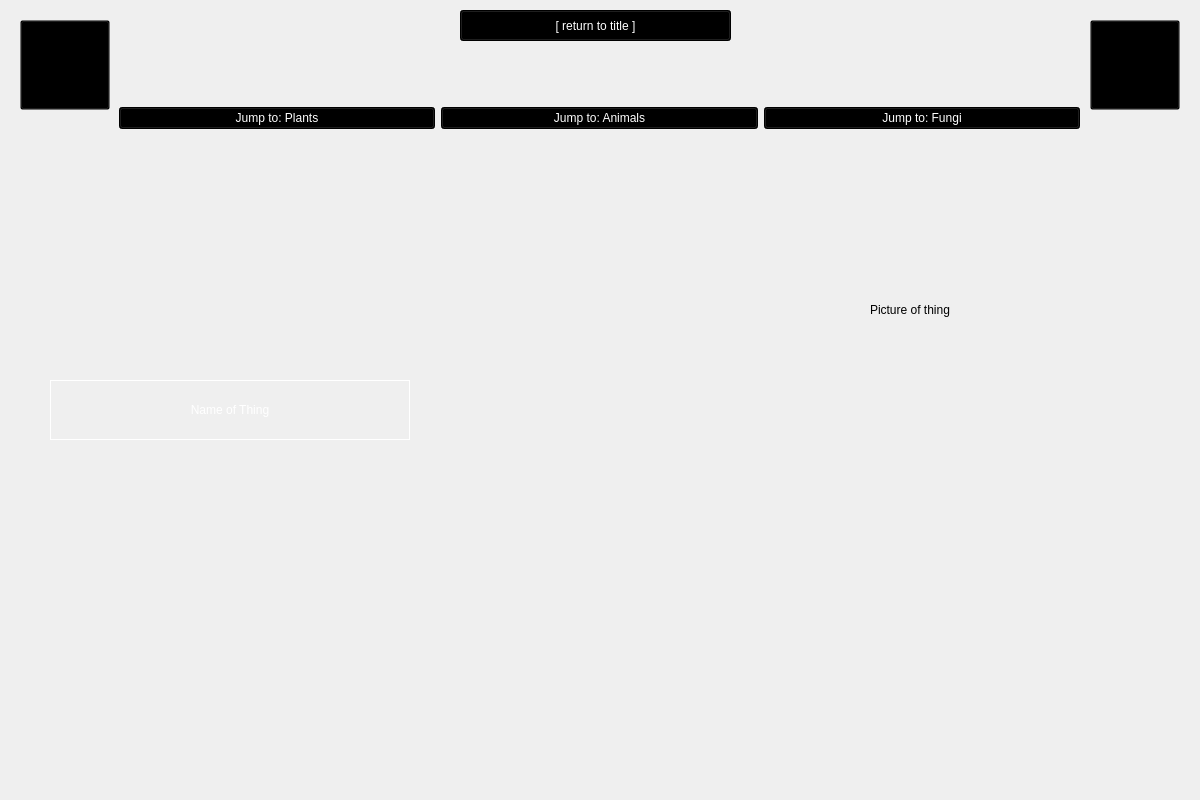
<?xml version="1.0" encoding="UTF-8"?>
<ui version="4.0">
 <class>bestiaryWindow</class>
 <widget class="QWidget" name="bestiaryWindow">
  <property name="geometry">
   <rect>
    <x>0</x>
    <y>0</y>
    <width>1200</width>
    <height>800</height>
   </rect>
  </property>
  <property name="minimumSize">
   <size>
    <width>1200</width>
    <height>800</height>
   </size>
  </property>
  <property name="maximumSize">
   <size>
    <width>1200</width>
    <height>800</height>
   </size>
  </property>
  <property name="windowTitle">
   <string>Learning: The Bestiary</string>
  </property>
  <widget class="QPushButton" name="prevButton">
   <property name="geometry">
    <rect>
     <x>20</x>
     <y>20</y>
     <width>90</width>
     <height>90</height>
    </rect>
   </property>
   <property name="styleSheet">
    <string notr="true">QPushButton:enabled{
	background-color: rgba(0, 0, 0,0);
	color: rgb(255, 255, 255);
}
QPushButton:!enabled {
	background-color: rgba(60,60,60,0);
	color:rgb(200,200,200);
}</string>
   </property>
   <property name="text">
    <string/>
   </property>
   <property name="icon">
    <iconset resource="Resources.qrc">
     <normaloff>:/Assets/Graphics/Bestiary/prevButton.png</normaloff>:/Assets/Graphics/Bestiary/prevButton.png</iconset>
   </property>
   <property name="iconSize">
    <size>
     <width>90</width>
     <height>90</height>
    </size>
   </property>
   <property name="shortcut">
    <string>Left</string>
   </property>
  </widget>
  <widget class="QPushButton" name="nextButton">
   <property name="geometry">
    <rect>
     <x>1090</x>
     <y>20</y>
     <width>90</width>
     <height>90</height>
    </rect>
   </property>
   <property name="styleSheet">
    <string notr="true">QPushButton:enabled{
	background-color: rgba(0, 0, 0,0);
	color: rgb(255, 255, 255);
}
QPushButton:!enabled {
	background-color: rgba(60,60,60,0);
	color:rgb(200,200,200);
}</string>
   </property>
   <property name="text">
    <string/>
   </property>
   <property name="icon">
    <iconset resource="Resources.qrc">
     <normaloff>:/Assets/Graphics/Bestiary/nextButton.png</normaloff>:/Assets/Graphics/Bestiary/nextButton.png</iconset>
   </property>
   <property name="iconSize">
    <size>
     <width>90</width>
     <height>90</height>
    </size>
   </property>
   <property name="shortcut">
    <string>Right</string>
   </property>
  </widget>
  <widget class="QLabel" name="nameLabel">
   <property name="geometry">
    <rect>
     <x>50</x>
     <y>380</y>
     <width>360</width>
     <height>60</height>
    </rect>
   </property>
   <property name="styleSheet">
    <string notr="true">background-color: rgba(0, 0, 0, 0);
border-image: url(:/Assets/Graphics/Bestiary/NameBackground.png);
color: rgb(255, 255, 255);</string>
   </property>
   <property name="frameShape">
    <enum>QFrame::Box</enum>
   </property>
   <property name="frameShadow">
    <enum>QFrame::Plain</enum>
   </property>
   <property name="text">
    <string>Name of Thing</string>
   </property>
   <property name="scaledContents">
    <bool>false</bool>
   </property>
   <property name="alignment">
    <set>Qt::AlignCenter</set>
   </property>
  </widget>
  <widget class="QLabel" name="pictureLabel">
   <property name="geometry">
    <rect>
     <x>870</x>
     <y>170</y>
     <width>280</width>
     <height>280</height>
    </rect>
   </property>
   <property name="frameShape">
    <enum>QFrame::NoFrame</enum>
   </property>
   <property name="text">
    <string>Picture of thing</string>
   </property>
  </widget>
  <widget class="QPushButton" name="returnToTitleButton">
   <property name="geometry">
    <rect>
     <x>460</x>
     <y>10</y>
     <width>271</width>
     <height>31</height>
    </rect>
   </property>
   <property name="styleSheet">
    <string notr="true">QPushButton:enabled{
	background-color: rgb(0, 0, 0);
	color: rgb(255, 255, 255);
}
QPushButton:!enabled {
	background-color: rgb(60,60,60);
	color:rgb(200,200,200);
}
QPushBUtton:pressed{
	
	background-color: rgb(136, 136, 136);
}
QPushBUtton:released{

	background-color: rgb(0, 0, 0);
}</string>
   </property>
   <property name="text">
    <string>[ return to title ]</string>
   </property>
   <property name="shortcut">
    <string>Esc</string>
   </property>
  </widget>
  <widget class="QWidget" name="horizontalLayoutWidget">
   <property name="geometry">
    <rect>
     <x>119</x>
     <y>49</y>
     <width>961</width>
     <height>139</height>
    </rect>
   </property>
   <layout class="QHBoxLayout" name="horizontalLayout">
    <item>
     <widget class="QPushButton" name="jumpToPlantsButton">
      <property name="styleSheet">
       <string notr="true">QPushButton:enabled{
	background-color: rgb(0, 0, 0);
	color: rgb(255, 255, 255);
}
QPushButton:!enabled {
	background-color: rgb(60,60,60);
	color:rgb(200,200,200);
}
QPushBUtton:pressed{
	
	background-color: rgb(136, 136, 136);
}
QPushBUtton:released{

	background-color: rgb(0, 0, 0);
}</string>
      </property>
      <property name="text">
       <string>Jump to: Plants</string>
      </property>
      <property name="shortcut">
       <string>P</string>
      </property>
     </widget>
    </item>
    <item>
     <widget class="QPushButton" name="jumpToAnimalsButton">
      <property name="styleSheet">
       <string notr="true">QPushButton:enabled{
	background-color: rgb(0, 0, 0);
	color: rgb(255, 255, 255);
}
QPushButton:!enabled {
	background-color: rgb(60,60,60);
	color:rgb(200,200,200);
}
QPushBUtton:pressed{
	
	background-color: rgb(136, 136, 136);
}
QPushBUtton:released{

	background-color: rgb(0, 0, 0);
}</string>
      </property>
      <property name="text">
       <string>Jump to: Animals</string>
      </property>
      <property name="shortcut">
       <string>A</string>
      </property>
     </widget>
    </item>
    <item>
     <widget class="QPushButton" name="jumpToFungiButton">
      <property name="styleSheet">
       <string notr="true">QPushButton:enabled{
	background-color: rgb(0, 0, 0);
	color: rgb(255, 255, 255);
}
QPushButton:!enabled {
	background-color: rgb(60,60,60);
	color:rgb(200,200,200);
}
QPushBUtton:pressed{
	
	background-color: rgb(136, 136, 136);
}
QPushBUtton:released{

	background-color: rgb(0, 0, 0);
}</string>
      </property>
      <property name="text">
       <string>Jump to: Fungi</string>
      </property>
      <property name="shortcut">
       <string>F</string>
      </property>
     </widget>
    </item>
   </layout>
  </widget>
  <widget class="QScrollArea" name="descriptionScroll">
   <property name="geometry">
    <rect>
     <x>49</x>
     <y>449</y>
     <width>1121</width>
     <height>341</height>
    </rect>
   </property>
   <property name="styleSheet">
    <string notr="true">background-color: rgba(0, 0, 0, 0);
border-color: rgba(255, 255, 255, 0);
color: rgb(255, 255, 255);</string>
   </property>
   <property name="frameShape">
    <enum>QFrame::NoFrame</enum>
   </property>
   <property name="frameShadow">
    <enum>QFrame::Plain</enum>
   </property>
   <property name="horizontalScrollBarPolicy">
    <enum>Qt::ScrollBarAlwaysOff</enum>
   </property>
   <property name="widgetResizable">
    <bool>true</bool>
   </property>
   <property name="alignment">
    <set>Qt::AlignLeading|Qt::AlignLeft|Qt::AlignTop</set>
   </property>
   <widget class="QWidget" name="scrollAreaWidgetContents">
    <property name="geometry">
     <rect>
      <x>0</x>
      <y>0</y>
      <width>1121</width>
      <height>341</height>
     </rect>
    </property>
   </widget>
  </widget>
  <widget class="QLabel" name="backgroundLabel">
   <property name="geometry">
    <rect>
     <x>0</x>
     <y>0</y>
     <width>1201</width>
     <height>801</height>
    </rect>
   </property>
   <property name="autoFillBackground">
    <bool>true</bool>
   </property>
   <property name="text">
    <string/>
   </property>
  </widget>
  <widget class="QLabel" name="descriptionBackground">
   <property name="geometry">
    <rect>
     <x>50</x>
     <y>450</y>
     <width>1121</width>
     <height>341</height>
    </rect>
   </property>
   <property name="styleSheet">
    <string notr="true">border-image: url(:/Assets/Graphics/Bestiary/DescriptionBackground.png);
border-color: rgba(255, 255, 255, 0);</string>
   </property>
   <property name="text">
    <string/>
   </property>
  </widget>
  <zorder>backgroundLabel</zorder>
  <zorder>prevButton</zorder>
  <zorder>nextButton</zorder>
  <zorder>nameLabel</zorder>
  <zorder>pictureLabel</zorder>
  <zorder>returnToTitleButton</zorder>
  <zorder>horizontalLayoutWidget</zorder>
  <zorder>descriptionBackground</zorder>
  <zorder>descriptionScroll</zorder>
 </widget>
 <resources>
  <include location="Resources.qrc"/>
 </resources>
 <connections/>
</ui>
